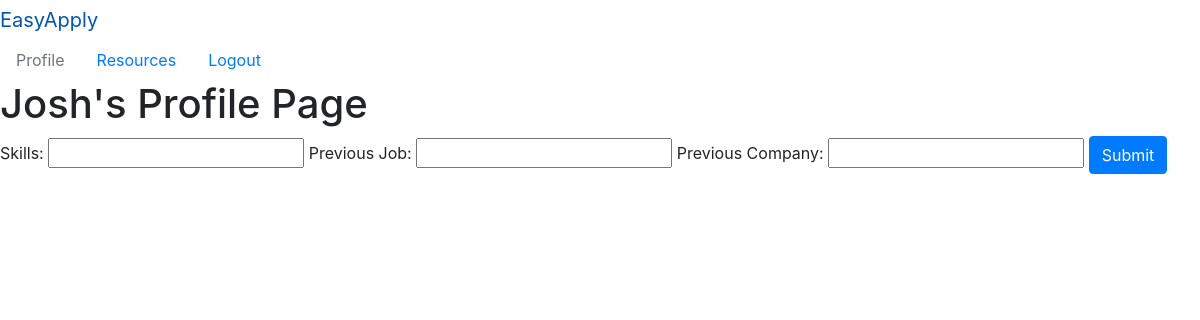
The page /profile/1 on the database as committed earlier.
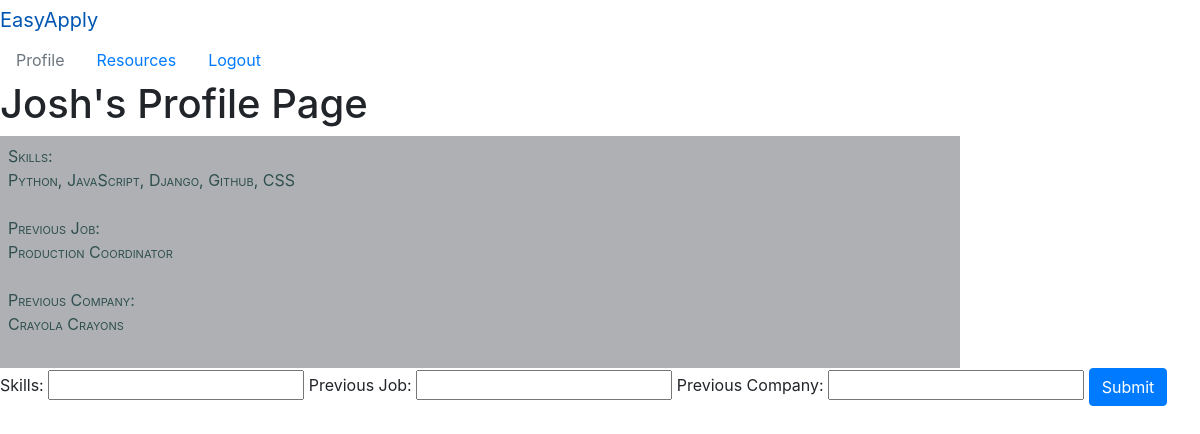
The same page on the database as committed later.
### applicants/models.py (models this page shows)
class Profile(models.Model):
    applicant = models.ForeignKey(Applicant, related_name="user_profile", on_delete=models.CASCADE)
    skills = models.CharField(max_length=250)
    prev_job = models.CharField(max_length=50)
    prev_company = models.CharField(max_length=50)

### applicants/views.py (the view)
# urls.py: path('profile/<int:applicantid>', views.profile),
def profile(request, applicantid):
    if 'userid' in request.session:
        context = {
            'applicant': Applicant.objects.get(id=applicantid),
            'all_profiles': Profile.objects.all()
        }
        return render(request, 'profile.html', context)
    else :
        context = {
            'applicant': Applicant.objects.get(id=applicantid),
            'all_profiles': Profile.objects.all()
        }
        return render(request, 'profile.html', context)

### applicants/templates/profile.html (shortened to what this page needs)
<!DOCTYPE html>
<html lang="en">
<head>
    {% load static %}
    <link rel="stylesheet" href="{% static 'css/style.css' %}">
    <link rel="stylesheet" href="https://maxcdn.bootstrapcdn.com/bootstrap/4.0.0/css/bootstrap.min.css">
</head>
<body>
  <nav>
    <div class="nav-styling">
      <div class="navbar-header">
        <a class="navbar-brand" href="/jobs">EasyApply</a>
      </div>
      <ul class="nav">
        <li class="nav-item"><a class="nav-link disabled" href="/profile/{{applicant.id}}">Profile</a></li>
        <li class="nav-item"><a class="nav-link" href="/resources">Resources</a></li>
        <li class="nav-item"><a class="nav-link" href="/logout">Logout</a></li>
      </ul>
    </div>
  </nav>
    <h1>{{applicant.first_name}}'s Profile Page</h1>
    <div>
      {% if all_profiles %}
      {% for profile in all_profiles %}
      {% if profile.applicant.id == applicant.id %}
        <div class="user-profile">
          <label>Skills:<p>{{profile.skills}}</p></label>
          <label>Previous Job:<p>{{profile.prev_job}}</p></label>
          <label>Previous Company:<p>{{profile.prev_company}}</p></label>
        </div>
      {% endif %}
      {% endfor %}
      {% endif %}
    </div>
      <div class="subhead">
        <form action="/profile/{{applicant.id}}/edit" method="POST" enctype="multipart/form-data">
          <label for="type">Skills:</label>
          <input type="text" name="skills">
          <label for="type">Previous Job:</label>
          <input type="text" name="prev_job">
          <label for="type">Previous Company:</label>
          <input type="text" name="prev_company">
          <button class="btn btn-primary" type="submit">Submit</button>
        </form>
      </div>
</body>
</html>

Rows that differ between the two databases and show on the page:
added Profile: skills "Python, JavaScript, Django, Github, CSS", prev_job "Production Coordinator", prev_company "Crayola Crayons"
